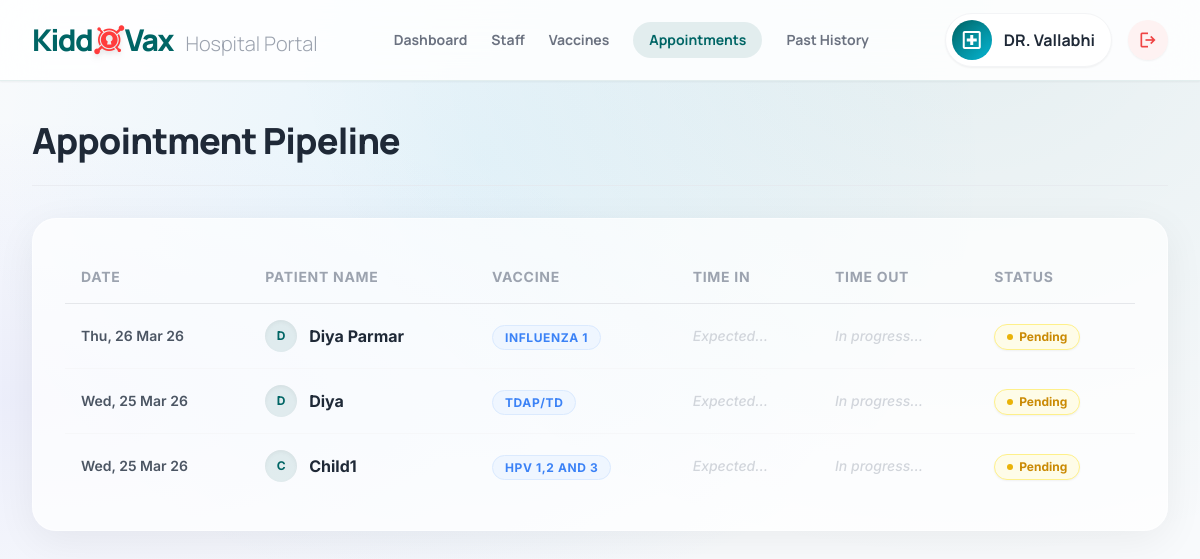
Screenshot of /hospital/showbooking/ (signed in) with the database file from the repository.
### patientapp/models.py (models this page shows, shortened)
class Appointmenttbl(models.Model):
    hospitalid = models.ForeignKey(Hospitaltbl, on_delete=models.CASCADE, verbose_name="Title")
    vaccineid = models.ForeignKey(Vaccinetbl, on_delete=models.CASCADE, verbose_name="Vaccine")
    patientid = models.ForeignKey(Patienttbl,blank=True, null=True, on_delete=models.CASCADE, verbose_name="Name")
    childname = models.CharField(max_length=255,blank=True, null=True,verbose_name="Child Name" )
    child = models.ForeignKey('Childtbl', blank=True, null=True, on_delete=models.SET_NULL, related_name='appointments', verbose_name="Child Profile")
    aptdate  = models.DateField(null=True,verbose_name="Appointment Date")
    indt  = models.DateTimeField(blank=True, null=True,auto_now_add=True)
    outdt  = models.DateTimeField(blank=True, null=True,auto_now_add=True)
    active = models.IntegerField(blank=True, null=True)
    rfidno  = models.IntegerField(blank=True, null=True)
    reminder_sent = models.BooleanField(default=False, verbose_name="Reminder Sent")
    is_confirmed  = models.BooleanField(default=False, verbose_name="Confirmed by Patient")

### hospitalapp/models.py (models this page shows, shortened)
class Vaccinetbl(models.Model):
    hospitalId= models.ForeignKey(Hospitaltbl,null=True,blank=True,on_delete=models.CASCADE)
    vaccineName = models.CharField(max_length=255, verbose_name='Vaccine Name')
    vaccineDescr = models.CharField(max_length=500, verbose_name='Description')
    price = models.IntegerField(blank=True, null=True, verbose_name='Price')

### hospitalapp/views.py (the view)
# urls.py: path('showbooking/', views.ShowAppointments.as_view(), name='showappointment'),
class ShowAppointments(View):
    def get(self, request, id=None):
        storage = messages.get_messages(request)
        for message in storage:
            message = None
        if request.session.get('CName') is None:
            return redirect('hospitalapp:hospitallogin')
        getData = Appointmenttbl.objects.all().filter(hospitalid=request.session.get('Cid'),aptdate__gte=datetime.datetime.now().date()).exclude(active=2).order_by('-id')
        context={
                'data' : getData,
        }
        return render(request, 'hospitalapp/showappointment.html', context)

### hospitalapp/templates/hospitalapp/showappointment.html (shortened to what this page needs)
{% load static %}
<!DOCTYPE html>
<html lang="en">
<head>
    <link rel="stylesheet" href="https://cdnjs.cloudflare.com/ajax/libs/font-awesome/5.15.4/css/all.min.css">
    <link rel="stylesheet" href="https://cdnjs.cloudflare.com/ajax/libs/animate.css/4.1.1/animate.min.css"/>
    <script src="https://cdn.tailwindcss.com?plugins=forms,container-queries"></script>
</head>
<body class="text-on-surface font-body mesh-bg min-h-screen flex flex-col">
    <header class="sticky top-0 w-full z-50 glass-nav shadow-sm">
        <div class="max-w-7xl mx-auto flex items-center justify-between px-8 h-20">
            <a href="{% url 'hospitalapp:hospitalhome' %}" class="flex items-center decoration-transparent group">
                <span class="font-headline font-black text-3xl tracking-tighter" style="color: #006565;">
                    Kidd<i class="fab fa-keycdn transition-all duration-300 drop-shadow-md" style="color: #ff3c3c; margin: 0 2px;"></i>Vax <span class="text-gray-400 font-light text-xl ml-2 tracking-normal">Hospital Portal</span>
                </span>
            </a>
            <nav class="hidden lg:flex items-center gap-6">
                <a class="font-headline font-bold text-sm text-gray-500 hover:text-primary transition-all decoration-transparent" href="{% url 'hospitalapp:hospitalhome' %}">Dashboard</a>
                <a class="font-headline font-bold text-sm text-gray-500 hover:text-primary transition-all decoration-transparent" href="{% url 'hospitalapp:receptionistregister' %}">Staff</a>
                <a class="font-headline font-bold text-sm text-gray-500 hover:text-primary transition-all decoration-transparent" href="{% url 'hospitalapp:vaccineregister' %}">Vaccines</a>
                <a class="font-headline font-bold text-sm {% if 'past' in request.path %}text-gray-500 hover:text-primary{% else %}text-primary bg-primary/10 px-4 py-2 rounded-full{% endif %} transition-all" href="{% url 'hospitalapp:showappointment' %}">Appointments</a>
                <a class="font-headline font-bold text-sm {% if 'past' in request.path %}text-primary bg-primary/10 px-4 py-2 rounded-full{% else %}text-gray-500 hover:text-primary{% endif %} transition-all decoration-transparent" href="{% url 'hospitalapp:historyappointment' %}">Past History</a>
            </nav>
            <div class="flex items-center gap-4">
                <div class="flex items-center gap-3 p-1.5 pr-4 rounded-full bg-white shadow-sm border border-gray-100">
                    <div class="w-10 h-10 bg-gradient-to-br from-primary to-modern-cyan text-white rounded-full flex items-center justify-center font-bold shadow-inner"><span class="material-symbols-outlined">local_hospital</span></div>
                    <span class="font-headline font-bold text-gray-800">{{ request.session.CName }}</span>
                </div>
                <a href="{% url 'hospitalapp:logout' %}" class="w-10 h-10 rounded-full bg-red-50 text-red-500 flex items-center justify-center hover:bg-red-500 hover:text-white transition-all shadow-sm"><span class="material-symbols-outlined text-xl">logout</span></a>
            </div>
        </div>
    </header>
    <main class="flex-grow max-w-7xl mx-auto px-8 py-10 w-full space-y-8 animate__animated animate__fadeIn">
        <div class="flex flex-col justify-between items-start gap-4 border-b border-gray-200/60 pb-6">
            <h1 class="font-headline font-black text-4xl text-gray-800 tracking-tight">Appointment Pipeline</h1>
        </div>
        <div class="glass-card rounded-3xl p-8 shadow-[0_10px_40px_rgb(0,0,0,0.06)] overflow-hidden">
            {% if data %}
            <div class="overflow-x-auto">
                <table class="w-full text-left whitespace-nowrap">
                    <thead>
                        <tr class="border-b border-gray-200">
                            <th class="py-4 px-4 font-bold text-sm text-gray-400 uppercase tracking-wider">Date</th>
                            <th class="py-4 px-4 font-bold text-sm text-gray-400 uppercase tracking-wider">Patient Name</th>
                            <th class="py-4 px-4 font-bold text-sm text-gray-400 uppercase tracking-wider">Vaccine</th>
                            <th class="py-4 px-4 font-bold text-sm text-gray-400 uppercase tracking-wider">Time In</th>
                            <th class="py-4 px-4 font-bold text-sm text-gray-400 uppercase tracking-wider">Time Out</th>
                            <th class="py-4 px-4 font-bold text-sm text-gray-400 uppercase tracking-wider">Status</th>
                        </tr>
                    </thead>
                    <tbody class="divide-y divide-gray-100/60">
                        {% for bookingitem in data %}
                        <tr class="hover:bg-slate-50/50 transition-colors group">
                            <td class="py-4 px-4 text-sm font-semibold text-gray-600">{{ bookingitem.aptdate|date:"D, d M y" }}</td>
                            <td class="py-4 px-4 font-bold text-gray-800 flex items-center gap-3">
                                <div class="w-8 h-8 rounded-full bg-primary/10 text-primary flex items-center justify-center font-bold text-xs uppercase shadow-inner">
                                    {{ bookingitem.childname|make_list|first }}
                                </div>
                                {{ bookingitem.childname }}
                            </td>
                            <td class="py-4 px-4">
                                <span class="bg-blue-50 text-modern-blue border border-blue-100 px-3 py-1 rounded-full text-xs font-bold uppercase tracking-wider">{{ bookingitem.vaccineid.vaccineName }}</span>
                            </td>
                            <td class="py-4 px-4 text-sm font-medium text-gray-500">
                                {% if bookingitem.active == 1 or bookingitem.active == 2 %}
                                    {{ bookingitem.indt|time:"h:i A" }}
                                {% else %}
                                    <span class="text-gray-300 italic">Expected...</span>
                                {% endif %}
                            </td>
                            <td class="py-4 px-4 text-sm font-medium text-gray-500">
                                {% if bookingitem.active == 2 %}
                                    {{ bookingitem.outdt|time:"h:i A" }}
                                {% else %}
                                    <span class="text-gray-300 italic">In progress...</span>
                                {% endif %}
                            </td>
                            <td class="py-4 px-4">
                                {% if bookingitem.active == 0 %}
                                    <div class="inline-flex items-center gap-1.5 bg-yellow-50 text-yellow-600 border border-yellow-200 px-3 py-1 rounded-full text-xs font-bold shadow-sm">
                                        <span class="w-1.5 h-1.5 rounded-full bg-yellow-500 animate-pulse"></span> Pending
                                    </div>
                                {% elif bookingitem.active == 1 %}
                                    <div class="inline-flex items-center gap-1.5 bg-blue-50 text-modern-blue border border-blue-200 px-3 py-1 rounded-full text-xs font-bold shadow-sm">
                                        <span class="w-1.5 h-1.5 rounded-full bg-modern-blue animate-pulse"></span> Processing
                                    </div>
                                {% elif bookingitem.active == 2 %}
                                    <div class="inline-flex items-center gap-1.5 bg-emerald-50 text-emerald-600 border border-emerald-200 px-3 py-1 rounded-full text-xs font-bold shadow-sm">
                                        <span class="material-symbols-outlined text-[14px]">check_circle</span> Completed
                                    </div>
                                {% endif %}
                            </td>
                        </tr>
                        {% endfor %}
                    </tbody>
                </table>
            </div>
            {% endif %}
        </div>
    </main>
</body>
</html>

### hospitalapp/templates/hospitalapp/showappointment.html (style rules this page uses)
.material-symbols-outlined { font-variation-settings: 'FILL' 0, 'wght' 400, 'GRAD' 0, 'opsz' 24; }
body { -webkit-font-smoothing: antialiased; background-color: #f8fafc; overflow-x: hidden; }
.glass-nav { background: rgba(255, 255, 255, 0.85); backdrop-filter: blur(20px); border-bottom: 1px solid rgba(0, 101, 101, 0.1); }
.glass-card { background: rgba(255, 255, 255, 0.7); backdrop-filter: blur(16px); border: 1px solid rgba(255, 255, 255, 0.5); }
.mesh-bg { background-image: radial-gradient(at 40% 20%, rgba(14, 165, 233, 0.08) 0px, transparent 50%), radial-gradient(at 80% 0%, rgba(0, 101, 101, 0.08) 0px, transparent 50%), radial-gradient(at 0% 50%, rgba(99, 102, 241, 0.08) 0px, transparent 50%); }

### rows the page displays
Appointmenttbl: aptdate "Thu, 26 Mar 26", childname|make_list "D", childname "Diya Parmar", vaccineid.vaccineName "INFLUENZA 1", active "Expected..."
Appointmenttbl: aptdate "Wed, 25 Mar 26", childname|make_list "D", childname "Diya", vaccineid.vaccineName "TDAP/TD", active "Expected..."
Appointmenttbl: aptdate "Wed, 25 Mar 26", childname|make_list "C", childname "Child1", vaccineid.vaccineName "HPV 1,2 AND 3", active "Expected..."

### other values shown
{{ request.session.CName }} "DR. Vallabhi"
